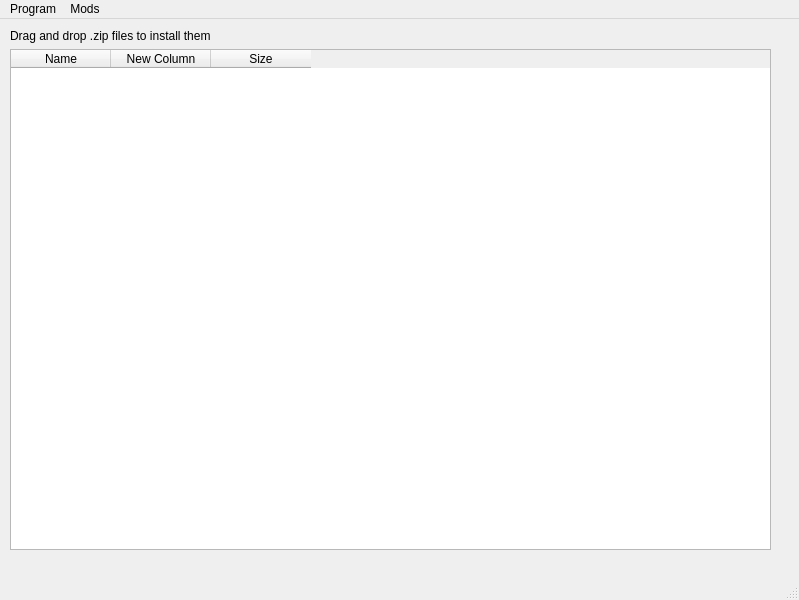
<?xml version="1.0" encoding="UTF-8"?>
<ui version="4.0">
 <class>MainWindow</class>
 <widget class="QMainWindow" name="MainWindow">
  <property name="geometry">
   <rect>
    <x>0</x>
    <y>0</y>
    <width>799</width>
    <height>600</height>
   </rect>
  </property>
  <property name="windowTitle">
   <string>MainWindow</string>
  </property>
  <widget class="QWidget" name="centralwidget">
   <widget class="QWidget" name="">
    <property name="geometry">
     <rect>
      <x>10</x>
      <y>10</y>
      <width>761</width>
      <height>521</height>
     </rect>
    </property>
    <layout class="QVBoxLayout" name="verticalLayout">
     <item>
      <widget class="QLabel" name="label">
       <property name="text">
        <string>Drag and drop .zip files to install them</string>
       </property>
      </widget>
     </item>
     <item>
      <widget class="MyTable" name="tableWidget">
       <property name="acceptDrops">
        <bool>true</bool>
       </property>
       <property name="dragEnabled">
        <bool>true</bool>
       </property>
       <property name="dragDropMode">
        <enum>QAbstractItemView::DragDrop</enum>
       </property>
       <property name="alternatingRowColors">
        <bool>true</bool>
       </property>
       <column>
        <property name="text">
         <string>Name</string>
        </property>
       </column>
       <column>
        <property name="text">
         <string>New Column</string>
        </property>
       </column>
       <column>
        <property name="text">
         <string>Size</string>
        </property>
       </column>
      </widget>
     </item>
    </layout>
   </widget>
  </widget>
  <widget class="QMenuBar" name="menubar">
   <property name="geometry">
    <rect>
     <x>0</x>
     <y>0</y>
     <width>799</width>
     <height>25</height>
    </rect>
   </property>
   <widget class="QMenu" name="menuProgram">
    <property name="title">
     <string>Program</string>
    </property>
    <addaction name="actionQuit"/>
   </widget>
   <widget class="QMenu" name="menuMods">
    <property name="title">
     <string>Mods</string>
    </property>
    <addaction name="actionOpen_mod_zip"/>
    <addaction name="actionRemove_mod"/>
   </widget>
   <addaction name="menuProgram"/>
   <addaction name="menuMods"/>
  </widget>
  <widget class="QStatusBar" name="statusbar"/>
  <action name="actionQuit">
   <property name="text">
    <string>Quit</string>
   </property>
  </action>
  <action name="actionOpen_mod_zip">
   <property name="text">
    <string>Install mod (.zip)</string>
   </property>
  </action>
  <action name="actionRemove_mod">
   <property name="text">
    <string>Remove mod</string>
   </property>
  </action>
 </widget>
 <customwidgets>
  <customwidget>
   <class>MyTable</class>
   <extends>QTableWidget</extends>
   <header>mytable.h</header>
  </customwidget>
 </customwidgets>
 <resources/>
 <connections/>
</ui>
